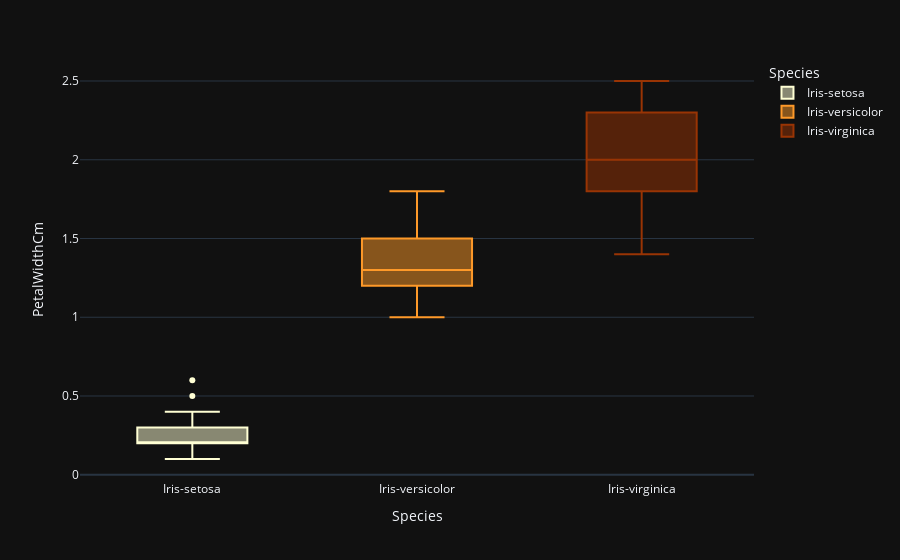

Notebook code cell kept with this figure:
### Code cell
fig = px.box(data_frame=iris, x='Species',y='PetalWidthCm',color='Species',color_discrete_sequence=['#ffffd4 ','#fe9929 ','#993404 '], template='plotly_dark',orientation='v')
fig.show()

### Figure 1 — Plotly figure (JSON) as saved in the notebook; plotly's stock layout.template omitted (floating-point values rounded to 4 significant figures)
{"data": [{"alignmentgroup": "True", "hovertemplate": "Species=%{x}<br>PetalWidthCm=%{y}<extra></extra>", "legendgroup": "Iris-setosa", "marker": {"color": "#ffffd4 "}, "name": "Iris-setosa", "notched": false, "offsetgroup": "Iris-setosa", "orientation": "v", "showlegend": true, "type": "box", "x": ["Iris-setosa", "Iris-setosa", "Iris-setosa", "Iris-setosa", "Iris-setosa", "Iris-setosa", "Iris-setosa", "Iris-setosa", "Iris-setosa", "Iris-setosa", "Iris-setosa", "Iris-setosa", "Iris-setosa", "Iris-setosa", "Iris-setosa", "Iris-setosa", "Iris-setosa", "Iris-setosa", "Iris-setosa", "Iris-setosa", "Iris-setosa", "Iris-setosa", "Iris-setosa", "Iris-setosa", "Iris-setosa", "Iris-setosa", "Iris-setosa", "Iris-setosa", "Iris-setosa", "Iris-setosa", "Iris-setosa", "Iris-setosa", "Iris-setosa", "Iris-setosa", "Iris-setosa", "Iris-setosa", "Iris-setosa", "Iris-setosa", "Iris-setosa", "Iris-setosa", "Iris-setosa", "Iris-setosa", "Iris-setosa", "Iris-setosa", "Iris-setosa", "Iris-setosa", "Iris-setosa", "Iris-setosa", "Iris-setosa", "Iris-setosa"], "x0": " ", "xaxis": "x", "y": [0.2, 0.2, 0.2, 0.2, 0.2, 0.4, 0.3, 0.2, 0.2, 0.1, 0.2, 0.2, 0.1, 0.1, 0.2, 0.4, 0.4, 0.3, 0.3, 0.3, 0.2, 0.4, 0.2, 0.5, 0.2, 0.2, 0.4, 0.2, 0.2, 0.2, 0.2, 0.4, 0.1, 0.2, 0.1, 0.2, 0.2, 0.1, 0.2, 0.2, 0.3, 0.3, 0.2, 0.6, 0.4, 0.3, 0.2, 0.2, 0.2, 0.2], "y0": " ", "yaxis": "y"}, {"alignmentgroup": "True", "hovertemplate": "Species=%{x}<br>PetalWidthCm=%{y}<extra></extra>", "legendgroup": "Iris-versicolor", "marker": {"color": "#fe9929 "}, "name": "Iris-versicolor", "notched": false, "offsetgroup": "Iris-versicolor", "orientation": "v", "showlegend": true, "type": "box", "x": ["Iris-versicolor", "Iris-versicolor", "Iris-versicolor", "Iris-versicolor", "Iris-versicolor", "Iris-versicolor", "Iris-versicolor", "Iris-versicolor", "Iris-versicolor", "Iris-versicolor", "Iris-versicolor", "Iris-versicolor", "Iris-versicolor", "Iris-versicolor", "Iris-versicolor", "Iris-versicolor", "Iris-versicolor", "Iris-versicolor", "Iris-versicolor", "Iris-versicolor", "Iris-versicolor", "Iris-versicolor", "Iris-versicolor", "Iris-versicolor", "Iris-versicolor", "Iris-versicolor", "Iris-versicolor", "Iris-versicolor", "Iris-versicolor", "Iris-versicolor", "Iris-versicolor", "Iris-versicolor", "Iris-versicolor", "Iris-versicolor", "Iris-versicolor", "Iris-versicolor", "Iris-versicolor", "Iris-versicolor", "Iris-versicolor", "Iris-versicolor", "Iris-versicolor", "Iris-versicolor", "Iris-versicolor", "Iris-versicolor", "Iris-versicolor", "Iris-versicolor", "Iris-versicolor", "Iris-versicolor", "Iris-versicolor", "Iris-versicolor"], "x0": " ", "xaxis": "x", "y": [1.4, 1.5, 1.5, 1.3, 1.5, 1.3, 1.6, 1, 1.3, 1.4, 1, 1.5, 1, 1.4, 1.3, 1.4, 1.5, 1, 1.5, 1.1, 1.8, 1.3, 1.5, 1.2, 1.3, 1.4, 1.4, 1.7, 1.5, 1, 1.1, 1, 1.2, 1.6, 1.5, 1.6, 1.5, 1.3, 1.3, 1.3, 1.2, 1.4, 1.2, 1, 1.3, 1.2, 1.3, 1.3, 1.1, 1.3], "y0": " ", "yaxis": "y"}, {"alignmentgroup": "True", "hovertemplate": "Species=%{x}<br>PetalWidthCm=%{y}<extra></extra>", "legendgroup": "Iris-virginica", "marker": {"color": "#993404 "}, "name": "Iris-virginica", "notched": false, "offsetgroup": "Iris-virginica", "orientation": "v", "showlegend": true, "type": "box", "x": ["Iris-virginica", "Iris-virginica", "Iris-virginica", "Iris-virginica", "Iris-virginica", "Iris-virginica", "Iris-virginica", "Iris-virginica", "Iris-virginica", "Iris-virginica", "Iris-virginica", "Iris-virginica", "Iris-virginica", "Iris-virginica", "Iris-virginica", "Iris-virginica", "Iris-virginica", "Iris-virginica", "Iris-virginica", "Iris-virginica", "Iris-virginica", "Iris-virginica", "Iris-virginica", "Iris-virginica", "Iris-virginica", "Iris-virginica", "Iris-virginica", "Iris-virginica", "Iris-virginica", "Iris-virginica", "Iris-virginica", "Iris-virginica", "Iris-virginica", "Iris-virginica", "Iris-virginica", "Iris-virginica", "Iris-virginica", "Iris-virginica", "Iris-virginica", "Iris-virginica", "Iris-virginica", "Iris-virginica", "Iris-virginica", "Iris-virginica", "Iris-virginica", "Iris-virginica", "Iris-virginica", "Iris-virginica", "Iris-virginica", "Iris-virginica"], "x0": " ", "xaxis": "x", "y": [2.5, 1.9, 2.1, 1.8, 2.2, 2.1, 1.7, 1.8, 1.8, 2.5, 2, 1.9, 2.1, 2, 2.4, 2.3, 1.8, 2.2, 2.3, 1.5, 2.3, 2, 2, 1.8, 2.1, 1.8, 1.8, 1.8, 2.1, 1.6, 1.9, 2, 2.2, 1.5, 1.4, 2.3, 2.4, 1.8, 1.8, 2.1, 2.4, 2.3, 1.9, 2.3, 2.5, 2.3, 1.9, 2, 2.3, 1.8], "y0": " ", "yaxis": "y"}], "layout": {"boxmode": "overlay", "legend": {"title": {"text": "Species"}, "tracegroupgap": 0}, "margin": {"t": 60}, "xaxis": {"anchor": "y", "categoryarray": ["Iris-setosa", "Iris-versicolor", "Iris-virginica"], "categoryorder": "array", "domain": [0, 1], "title": {"text": "Species"}}, "yaxis": {"anchor": "x", "domain": [0, 1], "title": {"text": "PetalWidthCm"}}}}
